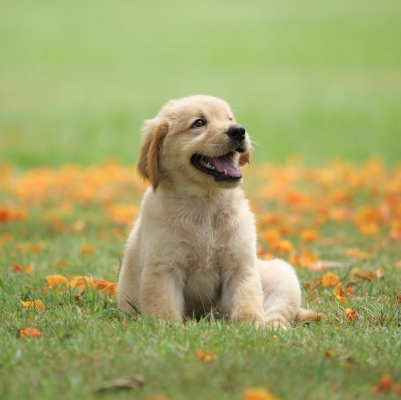
#> input picture NLP/images/dog.jpg, 401 x 400 px, found by its file name
$ jupyter execute '44 colormaps.ipynb'
#> lines starting #> are read from the running program, lines starting #| are printed output that depends on the picture
[cell 1]
import cv2
import matplotlib.pyplot as plt

[cell 2]
img1 = plt.imread("D:\\AshleshaRuchika\\PGCP-AI\\NLP\\images\\dog.jpg",0)
#> img1 is the input picture: shape (400, 401, 3); mean R, G, B 162.3, 164.7, 102.9
plt.imshow(img1)

[cell 3]
img = cv2.imread("D:\\AshleshaRuchika\\PGCP-AI\\NLP\\images\\dog.jpg",0)
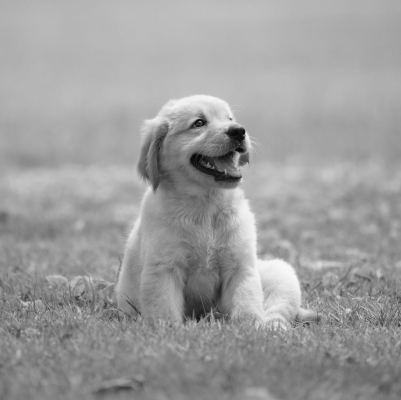
#> img: shape (400, 401); min 8, max 249, mean 156.9
plt.imshow(img)

[cell 4]
plt.figure(figsize=(10,5))
plt.subplot(1,2,1)
plt.imshow(img,cmap = 'gray')
plt.subplot(1,2,2)
plt.imshow(img,cmap='Greys')
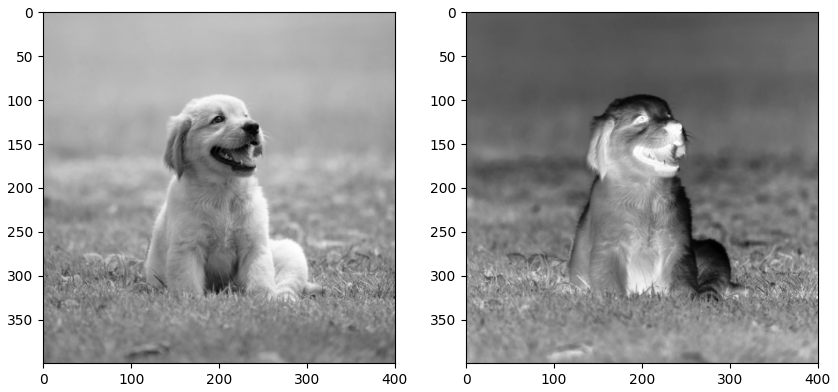
#> figure drawn by matplotlib, 2 panels

[cell 5]
orig_map = plt.colormaps["Greys"].reversed()

[cell 6]
plt.figure(figsize=(10,5))
plt.subplot(1,2,1)
plt.imshow(img, cmap = 'gray')
plt.subplot(1,2,2)
plt.imshow(img, cmap=orig_map)
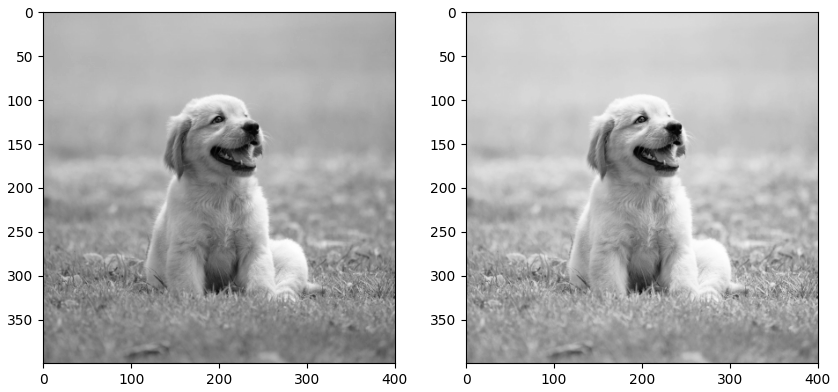
#> figure drawn by matplotlib, 2 panels

# Diverging

[cell 7]
plt.figure(figsize=(16,16))
plt.subplot(441)
plt.imshow(img, cmap=plt.colormaps['Greys'].reversed()); plt.title('Greys')
plt.subplot(442)
plt.imshow(img, cmap=plt.colormaps['Blues'].reversed()); plt.title('Blues')
plt.subplot(443)
plt.imshow(img, cmap=plt.colormaps['Reds'].reversed()); plt.title('Reds')
plt.subplot(444)
plt.imshow(img, cmap=plt.colormaps['Greens'].reversed()); plt.title('Greens')
plt.subplot(445)
plt.imshow(img, cmap=plt.colormaps['Purples'].reversed()); plt.title('Purples')
plt.subplot(446)
plt.imshow(img, cmap=plt.colormaps['Oranges'].reversed()); plt.title('Oranges')
plt.subplot(447)
plt.imshow(img, cmap=plt.colormaps['PuRd'].reversed()); plt.title('PuRd')
plt.subplot(448)
plt.imshow(img, cmap=plt.colormaps['BuPu'].reversed()); plt.title('BuPu')

[cell 8]
plt.figure(figsize=(16,16))
plt.subplot(441)
plt.imshow(img, cmap = 'PiYG'); plt.title('PiYG')
plt.subplot(442)
plt.imshow(img, cmap=plt.colormaps['PRGn'].reversed()); plt.title('PRGn')
plt.subplot(443)
plt.imshow(img, cmap=plt.colormaps['BrBG'].reversed()); plt.title('BrBG')
plt.subplot(444)
plt.imshow(img, cmap=plt.colormaps['PuOr'].reversed()); plt.title('PuOr')
plt.subplot(445)
plt.imshow(img, cmap=plt.colormaps['RdGy'].reversed()); plt.title('RdGy')
plt.subplot(446)
plt.imshow(img, cmap=plt.colormaps['coolwarm'].reversed()); plt.title('coolwarm')
plt.subplot(447)
plt.imshow(img, cmap=plt.colormaps['Spectral'].reversed()); plt.title('Spectral')
plt.subplot(448)
plt.imshow(img, cmap=plt.colormaps['bwr'].reversed()); plt.title('bwr')

## Cyclic

[cell 9]
plt.figure(figsize=(16,16))
plt.subplot(441)
plt.imshow(img, cmap = 'twilight'); plt.title('twilight')
plt.subplot(442)
plt.imshow(img, cmap = 'twilight_shifted'); plt.title('twilight_shifted')
plt.subplot(443)
plt.imshow(img, cmap='hsv'); plt.title('hsv')
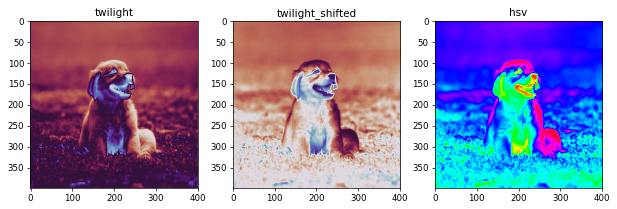
#> figure drawn by matplotlib, 3 panels

$ run again, with NLP/images/buildings.jpg copied over NLP/images/dog.jpg
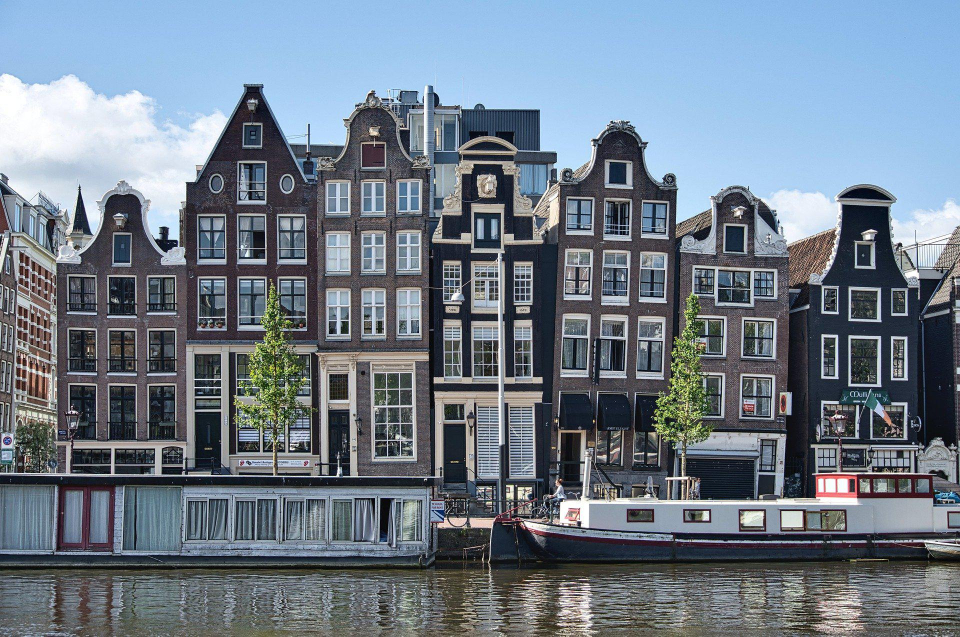
#> input picture NLP/images/buildings.jpg, 1920 x 1273 px, found by its file name (shown at 1/2 size)
#> img1 is the input picture: shape (1273, 1920, 3); mean R, G, B 111.8, 123.9, 136.8
#> `img = cv2.imread("D:\\AshleshaRuchika\\PGCP-AI\\NLP\\images\\dog.jpg",0)`:
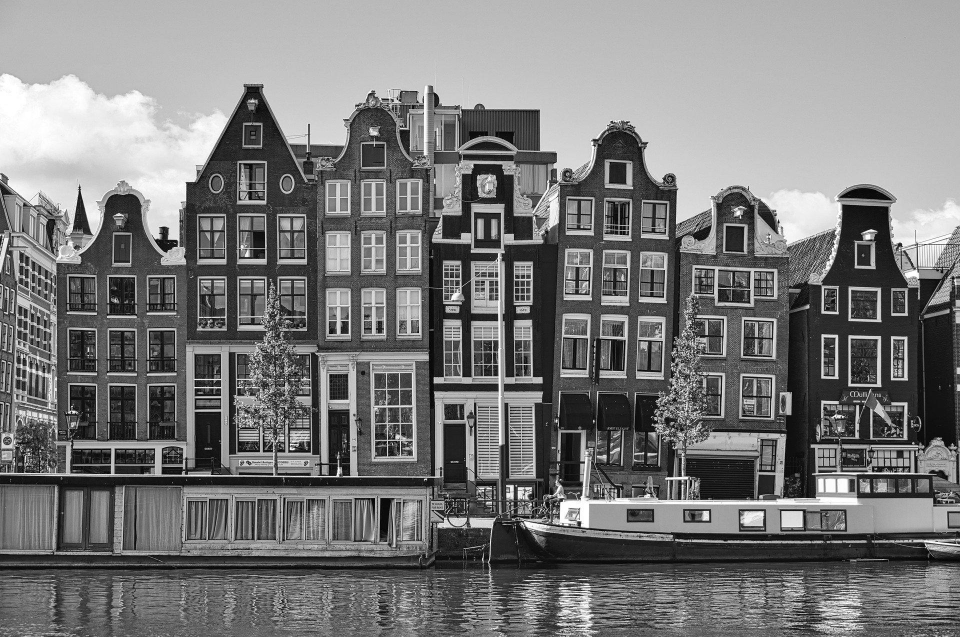
#> img: shape (1273, 1920) (shown at 1/2 size); min 0, max 255, mean 121.8
#> `[cell 9] plt.figure(figsize=(16,16)) plt.subplot(441) plt.imshow(img, ..`:
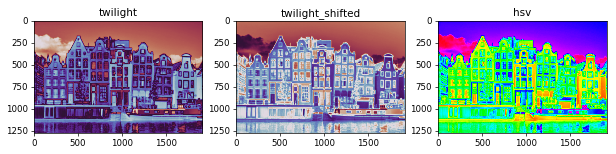
#> figure drawn by matplotlib, 3 panels
